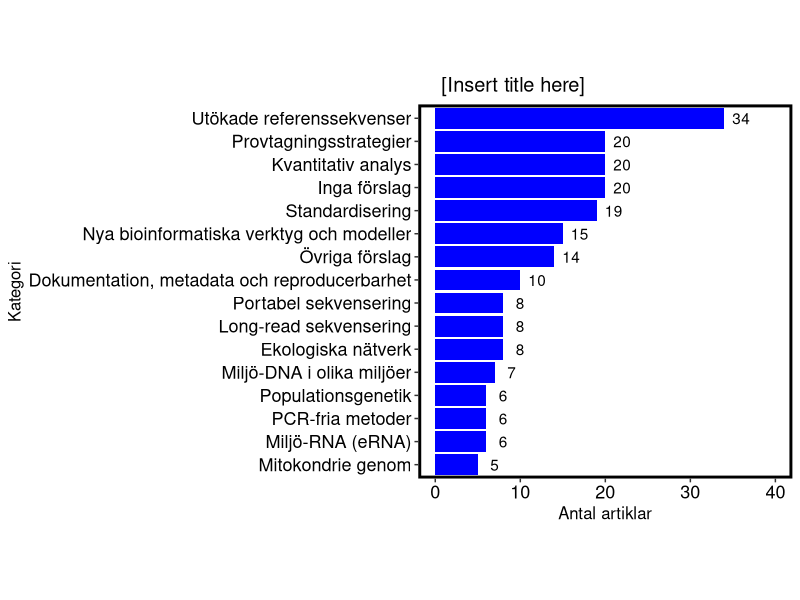

Generate this figure with R:
#!/usr/bin/env Rscript

library(ggplot2)
library(cowplot)

infile <- read.csv("RecommendationCategories.tsv", header=T, sep="\t")

png("Förslag.png")
ggplot(infile, aes(x=reorder(Category, NumberOfPapers), y=NumberOfPapers)) +
	geom_col(fill="blue") + coord_flip() +
	geom_text(aes(label=NumberOfPapers), nudge_y = 2) +
	labs(x = "Kategori", y="Antal artiklar",
		title = "[Insert title here]") +
	background_grid(major = "none", minor = "none") +
	scale_y_continuous(breaks=seq(0,40,10), limits=c(0,40)) +
	panel_border(colour = "black", size = 2) +
	theme(plot.title = element_text(hjust = 0.1)) +
	theme(panel.spacing = unit(0.1, "lines")) +
	theme(legend.title=element_blank()) +
	theme(text=(element_text(size=12))) +
	theme(axis.text=(element_text(size=13, colour = "Black"))) +
	theme(panel.background = element_blank()) +
	theme(legend.key = element_blank()) +
	theme(legend.text = element_text(face = "italic")) +
	theme(aspect.ratio=1)
dev.off()
